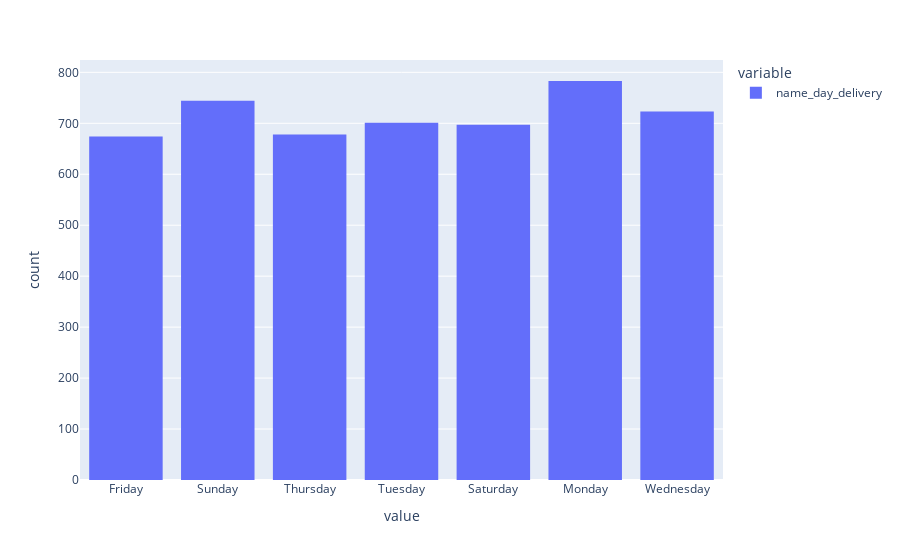

Here is the notebook cell this chart was saved with:
### Code cell
px.histogram(df['name_day_delivery'])

### Figure 1 — Plotly figure (JSON) as saved in the notebook; plotly's stock layout.template omitted (floating-point values rounded to 4 significant figures; data arrays with more than 128 entries replaced by an {"elided": "..."} marker saying what was removed)
{"data": [{"alignmentgroup": "True", "bingroup": "x", "hovertemplate": "variable=name_day_delivery<br>value=%{x}<br>count=%{y}<extra></extra>", "legendgroup": "name_day_delivery", "marker": {"color": "#636efa", "pattern": {"shape": ""}}, "name": "name_day_delivery", "offsetgroup": "name_day_delivery", "orientation": "v", "showlegend": true, "type": "histogram", "x": {"elided": "5000 str values"}, "xaxis": "x", "yaxis": "y"}], "layout": {"barmode": "relative", "legend": {"title": {"text": "variable"}, "tracegroupgap": 0}, "margin": {"t": 60}, "xaxis": {"anchor": "y", "domain": [0, 1], "title": {"text": "value"}}, "yaxis": {"anchor": "x", "domain": [0, 1], "title": {"text": "count"}}}}
